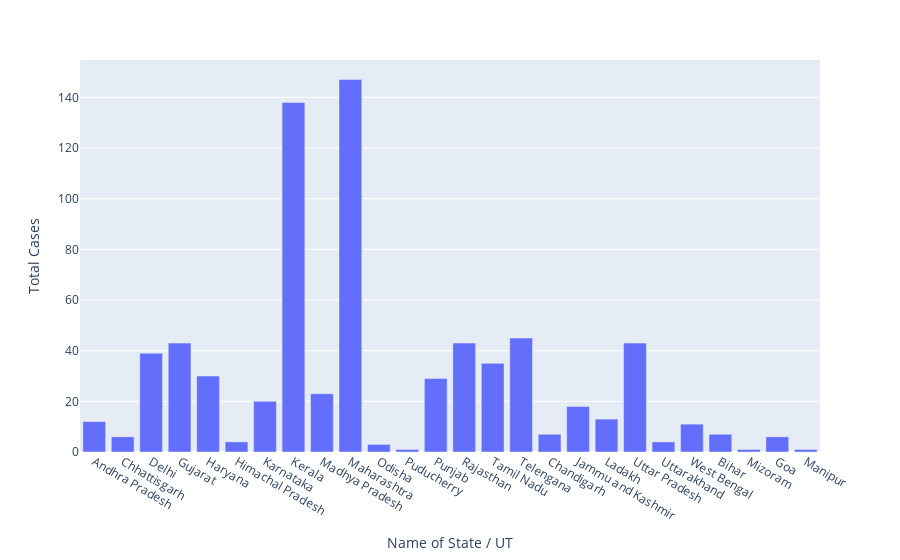

The notebook cell this image was saved under:
### Code cell
px.bar(df,x='Name of State / UT',y='Total Cases')

### Figure 1 — Plotly figure (JSON) as saved in the notebook; plotly's stock layout.template omitted (floating-point values rounded to 4 significant figures)
{"data": [{"alignmentgroup": "True", "hovertemplate": "Name of State / UT=%{x}<br>Total Cases=%{y}<extra></extra>", "legendgroup": "", "marker": {"color": "#636efa"}, "name": "", "offsetgroup": "", "orientation": "v", "showlegend": false, "textposition": "auto", "type": "bar", "x": ["Andhra Pradesh", "Chhattisgarh", "Delhi", "Gujarat", "Haryana", "Himachal Pradesh", "Karnataka", "Kerala", "Madhya Pradesh", "Maharashtra", "Odisha", "Puducherry", "Punjab", "Rajasthan", "Tamil Nadu", "Telengana", "Chandigarh", "Jammu and Kashmir", "Ladakh", "Uttar Pradesh", "Uttarakhand", "West Bengal", "Bihar", "Mizoram", "Goa", "Manipur"], "xaxis": "x", "y": [12, 6, 39, 43, 30, 4, 20, 138, 23, 147, 3, 1, 29, 43, 35, 45, 7, 18, 13, 43, 4, 11, 7, 1, 6, 1], "yaxis": "y"}], "layout": {"barmode": "relative", "legend": {"tracegroupgap": 0}, "margin": {"t": 60}, "xaxis": {"anchor": "y", "domain": [0, 1], "title": {"text": "Name of State / UT"}}, "yaxis": {"anchor": "x", "domain": [0, 1], "title": {"text": "Total Cases"}}}}
